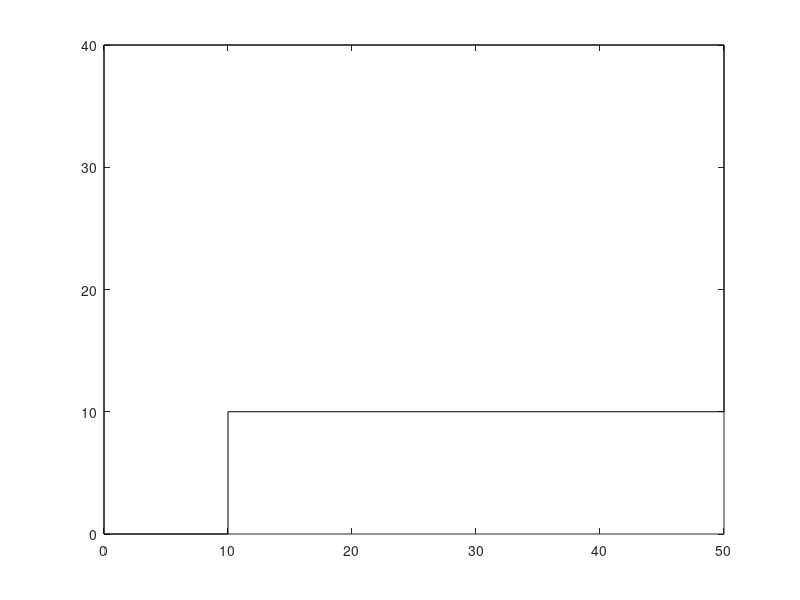

MATLAB code for this plot: (Note: this script raises an error after producing the figure.)

xContour = [0 10 10 50 50 0 0];
yContour = [0 0 10 10 40 40 0];
figure
plot(xContour, yContour, 'k-')

%%
xApex = 9;
yApex = 2;
threshold = 1;

[xVisi,yVisi,xChildApex,yChildApex] = visiPolygon(xContour,yContour,xApex,yApex,threshold,1);